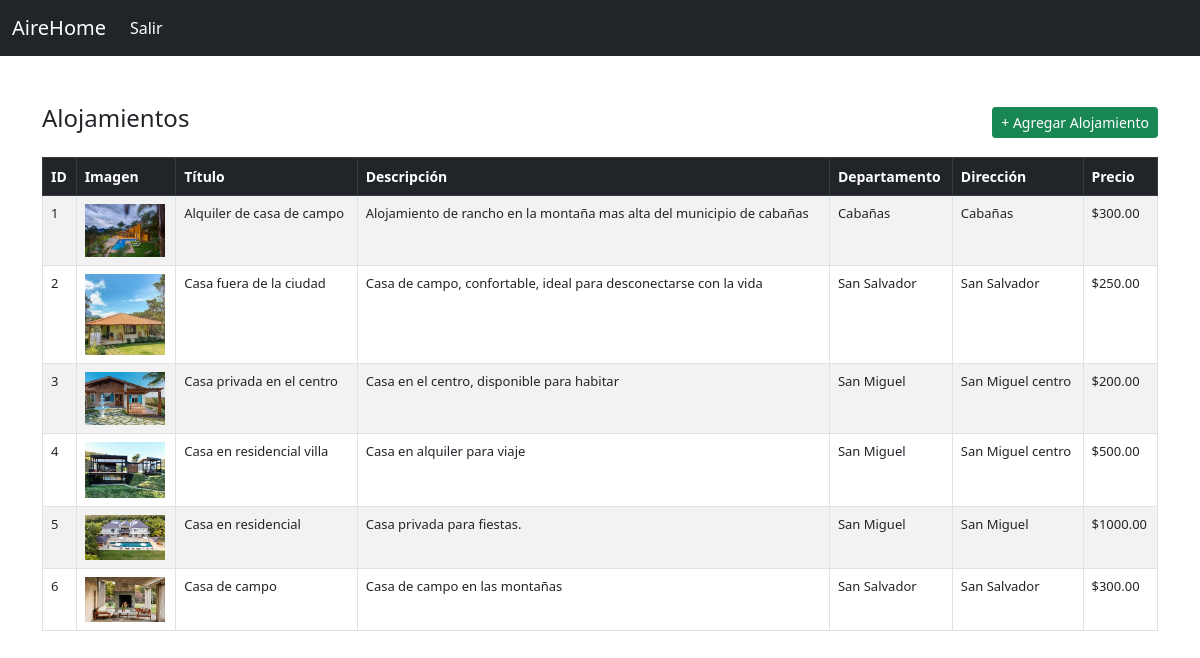
The app's page /vistas/panel.php (signed in) with its own data.
### tables this page shows
CREATE TABLE `alojamientos` (
  `idalojamientos` int(11) NOT NULL,
  `titulo` varchar(100) DEFAULT NULL,
  `descripcion` text DEFAULT NULL,
  `img` varchar(100) DEFAULT NULL,
  `departamento` varchar(100) DEFAULT NULL,
  `direccion` varchar(200) DEFAULT NULL,
  `precio` decimal(10,2) DEFAULT NULL,
  `idusuario` int(11) DEFAULT NULL
);

### vistas/panel.php (the view, shortened to what this page needs)
<?php
include_once('../conf/conf.php');
$user = $_SESSION['idusuario'];
$buscar = isset($_POST['buscar']) ? $_POST['buscar'] : "";
?>
<!DOCTYPE html>
<html lang="en">
<head>
    <link href="https://cdn.jsdelivr.net/npm/bootstrap@5.0.2/dist/css/bootstrap.min.css" rel="stylesheet">
    <link rel="stylesheet" href="https://cdn.jsdelivr.net/npm/bootstrap-icons/font/bootstrap-icons.css">
</head>
<body>
    <?php
    if ($_SESSION['idrol'] == 1) {
    ?>
        <nav class="navbar navbar-expand-lg navbar-dark bg-dark">
            <div class="container-fluid">
                <a class="navbar-brand" href="panel.php">AireHome</a>
                <div class="collapse navbar-collapse" id="navbarSupportedContent">
                    <ul class="navbar-nav me-auto mb-2 mb-lg-0">
                        <li class="nav-item">
                            <a class="nav-link active" aria-current="page" href="../php/salir.php">Salir</a>
                        </li>
                    </ul>
                </div>
            </div>
        </nav>
        <div class="container my-5">
            <div class="d-flex justify-content-between align-items-center mb-3">
                <h4>Alojamientos</h4>
                <button class="btn btn-success btn-sm" data-bs-toggle="modal" data-bs-target="#agregarModal">
                    + Agregar Alojamiento
                </button>
            </div>
            <table class="table table-striped table-bordered">
                <thead class="table-dark" style="font-size:14px;">
                    <tr>
                        <th>ID</th>
                        <th>Imagen</th>
                        <th>Título</th>
                        <th>Descripción</th>
                        <th>Departamento</th>
                        <th>Dirección</th>
                        <th>Precio</th>
                    </tr>
                </thead>
                <tbody style="font-size:13px;">
                    <?php
                    $sql = "SELECT * FROM alojamientos";
                    $result = $conexion->query($sql);
                    if ($result->num_rows > 0) {
                        while ($row = $result->fetch_assoc()) {
                            echo "<tr>
                      <td>{$row['idalojamientos']}</td>
                      <td><img src='../public/imgAlojamientos/{$row['img']}' width='80'></td>
                      <td>{$row['titulo']}</td>
                      <td>{$row['descripcion']}</td>
                      <td>{$row['departamento']}</td>
                      <td>{$row['direccion']}</td>
                      <td>" . '$' . "{$row['precio']}</td>
                    </tr>";
                        }
                    }
                    ?>
                </tbody>
            </table>
        </div>
    <?php
    } else if ($_SESSION['idrol'] == 2) {
    ?>
        <nav class="navbar navbar-expand-lg navbar-dark bg-dark">
            <div class="container-fluid">
                <a class="navbar-brand" href="panel.php">AireHome</a>
                <button class="navbar-toggler" type="button" data-bs-toggle="collapse" data-bs-target="#navbarSupportedContent" aria-controls="navbarSupportedContent" aria-expanded="false" aria-label="Toggle navigation">
                    <span class="navbar-toggler-icon"></span>
                </button>
                <div class="collapse navbar-collapse" id="navbarSupportedContent">
                    <ul class="navbar-nav me-auto mb-2 mb-lg-0">
                        <li class="nav-item">
                            <a class="nav-link active" aria-current="page" href="panel.php">Alojamientos</a>
                        </li>
                        <li class="nav-item">
                            <a class="nav-link active" aria-current="page" href="../vistas/reservas.php">Reservas</a>
                        </li>
                        <li class="nav-item">
                            <a class="nav-link active" aria-current="page" href="../php/salir.php">Salir</a>
                        </li>
                    </ul>
                </div>
            </div>
        </nav>
        <div class="container my-4">
            <div class="row g-4">
                <br><br>
                <div class="d-flex justify-content-center">
                    <form action="" method="POST" class="d-flex w-100 justify-content-center align-items-center" style="max-width: 700px;">
                        <input type="text" name="buscar" class="form-control rounded-pill me-2 px-4"
                            placeholder="Buscar Alojamientos por departamentos" value="<?php echo $buscar; ?>">
                        <button class="btn btn-primary rounded-pill px-4">Buscar</button>
                    </form>
                </div>
                <?php
                if (isset($_GET['msg']) && $_GET['msg'] == 1) {
                    echo '<div class="alert alert-success alert-dismissible fade show" role="alert">
            ✅ Alojamiento reservado con éxito.
            <button type="button" class="btn-close" data-bs-dismiss="alert" aria-label="Cerrar"></button>
          </div>';
                }
                if ($_SERVER['REQUEST_METHOD'] === 'POST') {
                    $buscar = isset($_POST['buscar']) ? $_POST['buscar'] : "";
                    if ($buscar == "") {
                        $sql = "SELECT a.idalojamientos, a.titulo, a.descripcion, a.precio, a.img, a.departamento,
                   CASE
                       WHEN ca.idusuario IS NOT NULL THEN 'Reservado por mí'
                       ELSE 'Disponible'
                   END AS estado
            FROM alojamientos a
            LEFT JOIN cuentaalojamiento ca
                   ON a.idalojamientos = ca.idalojamiento
                  AND ca.idusuario = ?";
                        $stmt = $conexion->prepare($sql);
                        $stmt->bind_param("i", $user);
                    } else {
                        $sql = "SELECT a.idalojamientos, a.titulo, a.descripcion, a.precio, a.img, a.departamento,
                   CASE
                       WHEN ca.idusuario IS NOT NULL THEN 'Reservado por mí'
                       ELSE 'Disponible'
                   END AS estado
            FROM alojamientos a
            LEFT JOIN cuentaalojamiento ca
                   ON a.idalojamientos = ca.idalojamiento
                  AND ca.idusuario = ?
            WHERE a.departamento = ?";
                        $stmt = $conexion->prepare($sql);
                        $stmt->bind_param("is", $user, $buscar);
                    }
                    $stmt->execute();
                    $result = $stmt->get_result();
                    while ($row = $result->fetch_assoc()) {
                ?>
                        <div class="col-12 col-sm-6 col-md-4 col-lg-3">
                            <div class="card h-100">
                                <img src="../public/imgAlojamientos/<?php echo $row['img']; ?>"
                                    class="card-img-top" height="200" alt="...">
                                <div class="card-body d-flex flex-column">
                                    <h5 class="card-title" style="font-size:14px;"><?php echo $row['titulo']; ?></h5>
                                    <div class="d-flex justify-content-between align-items-center">
                                        <?php if ($row['estado'] == "Reservado por mí"): ?>
                                            <span class="badge bg-warning">Reservado</span>
                                        <?php else: ?>
                                            <a href="../php/reserva.php?id=<?php echo $row['idalojamientos']; ?>&user=<?php echo $user ?>"
                                                type="button" class="btn btn-primary btn-sm">Reservar</a>
                                            <span class="badge bg-success">$ <?php echo $row['precio']; ?></span>
                                        <?php endif; ?>
                                    </div>
                                </div>
                            </div>
                        </div>
                    <?php
                    }
                } else {
                    $sql = "SELECT a.idalojamientos, a.titulo, a.descripcion, a.precio, a.img, a.departamento,
               CASE
                   WHEN ca.idusuario IS NOT NULL THEN 'Reservado por mí'
                   ELSE 'Disponible'
               END AS estado
        FROM alojamientos a
        LEFT JOIN cuentaalojamiento ca
               ON a.idalojamientos = ca.idalojamiento
              AND ca.idusuario = ?";
                    $stmt = $conexion->prepare($sql);
                    $stmt->bind_param("i", $user);
                    $stmt->execute();
                    $result = $stmt->get_result();
                    while ($row = $result->fetch_assoc()) {
                    ?>
                        <div class="col-12 col-sm-6 col-md-4 col-lg-3">
                            <div class="card h-100">
                                <img src="../public/imgAlojamientos/<?php echo $row['img']; ?>"
                                    class="card-img-top" height="200" alt="...">
                                <div class="card-body d-flex flex-column">
                                    <h5 class="card-title" style="font-size:13px;"><?php echo $row['titulo']; ?></h5>
                                    <div class="d-flex justify-content-between align-items-center">
                                        <?php if ($row['estado'] == "Reservado por mí"): ?>
                                            <span class="badge bg-warning">Reservado</span>
                                        <?php else: ?>
                                            <a href="../php/reserva.php?id=<?php echo $row['idalojamientos']; ?>&user=<?php echo $user ?> " type="button" class="btn btn-primary btn-sm">Reservar</a>
                                            <span class="badge bg-success">$ <?php echo $row['precio']; ?></span>
                                        <?php endif; ?>
                                    </div>
                                </div>
                            </div>
                        </div>
                <?php
                    }
                } ?>
            </div>
        </div>
    <?php
    }
    ?>
</body>
</html>

### records on screen
alojamientos: idalojamientos "1", img (picture), titulo "Alquiler de casa de campo", descripcion "Alojamiento de rancho en la montaña mas alta del municipio de cabañas", departamento "Cabañas", direccion "Cabañas", precio "300.00"
alojamientos: idalojamientos "2", img (picture), titulo "Casa fuera de la ciudad", descripcion "Casa de campo, confortable, ideal para desconectarse con la vida", departamento "San Salvador", direccion "San Salvador", precio "250.00"
alojamientos: idalojamientos "3", img (picture), titulo "Casa privada en el centro", descripcion "Casa en el centro, disponible para habitar", departamento "San Miguel", direccion "San Miguel centro", precio "200.00"
alojamientos: idalojamientos "4", img (picture), titulo "Casa en residencial villa", descripcion "Casa en alquiler para viaje", departamento "San Miguel", direccion "San Miguel centro", precio "500.00"
alojamientos: idalojamientos "5", img (picture), titulo "Casa en residencial", descripcion "Casa privada para fiestas.", departamento "San Miguel", direccion "San Miguel", precio "1000.00"
alojamientos: idalojamientos "6", img (picture), titulo "Casa de campo", descripcion "Casa de campo en las montañas", departamento "San Salvador", direccion "San Salvador", precio "300.00"
